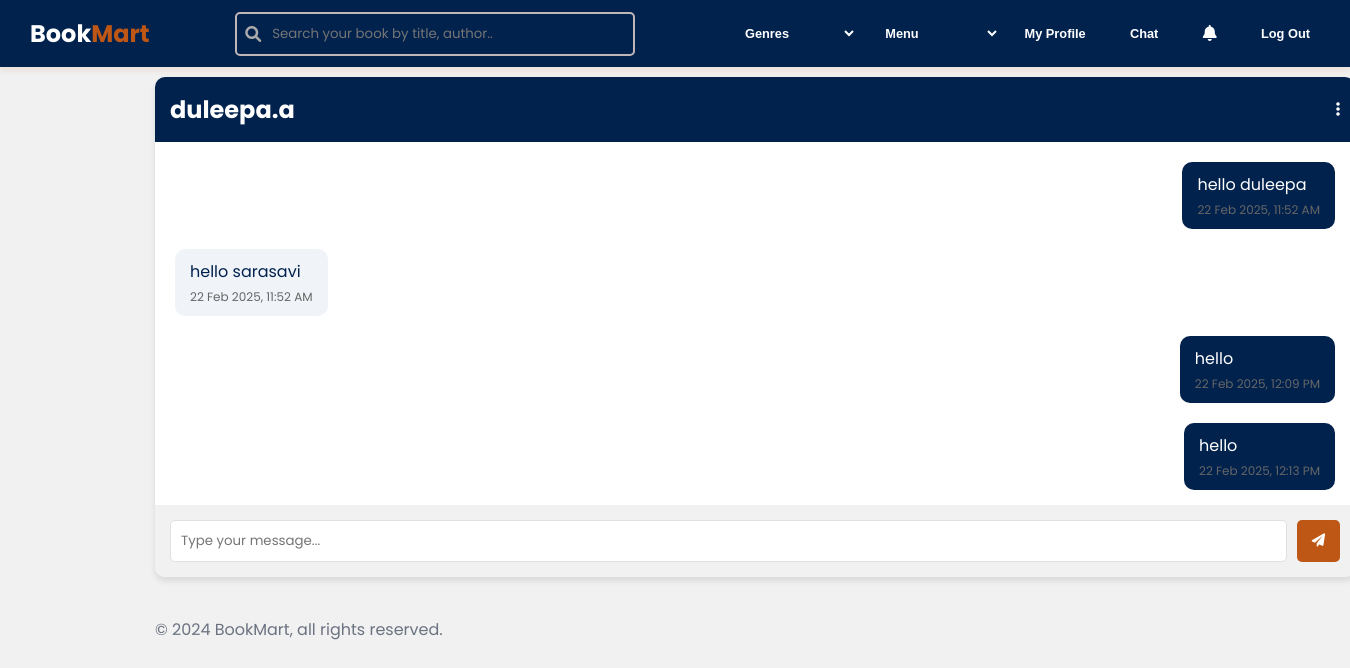
The page /public/chat/chatbox/20 (signed in) on the database its author committed.
### tables this page shows
CREATE TABLE `user` (
  `ID` int(10) NOT NULL,
  `username` varchar(100) NOT NULL,
  `email` varchar(100) NOT NULL,
  `password` varchar(100) NOT NULL,
  `role` enum('buyer','bookSeller','bookStore','courier','admin') NOT NULL,
  `createdAt` date NOT NULL DEFAULT current_timestamp(),
  `active_status` enum('active','inactive') NOT NULL DEFAULT 'active'
);

CREATE TABLE `messages` (
  `id` int(11) NOT NULL,
  `sender_id` int(11) NOT NULL,
  `receiver_id` int(11) NOT NULL,
  `message` text NOT NULL,
  `created_at` timestamp NOT NULL DEFAULT current_timestamp(),
  `is_read` int(4) DEFAULT 0
);

### app/controllers/Chat.php (called while the page is built, shortened)
<?php
class Chat extends Controller{
    public function chatbox($receiverId)
    {
        $chatModel = new ChatModel();
        $userModel = new UserModel();
        $reciver= $userModel->first(["id"=>$receiverId]);
        $userId = $_SESSION['user_id'];
        $messages = $chatModel->getMessages($userId, $receiverId);
        $this->view("chatbox", ["messages" => $messages, "receiverId" => $receiverId,"reciverUsername"=> $reciver->username]);
    }
}

### public/index.php (called while the page is built, shortened)
<?php
$app = new App;
$app->loadController();

### app/core/Database.php (called while the page is built, shortened)
<?php
Trait Database{
    private $pdo;
    protected function connect() {
        if (!$this->pdo) {
            $string = "mysql:hostname=" . DBHOST . ";dbname=" . DBNAME;
            $this->pdo = new PDO($string, DBUSER, DBPASS);
        }
        return $this->pdo;
    }
    public function query($query,$data = []){
        $conn = $this->connect();
        $stm=$conn->prepare($query);
        $check = $stm->execute($data);
        if($check){
            $result = $stm->fetchAll(PDO::FETCH_OBJ);
            if(is_array($result) && count($result)){
                return $result;
            }
        }
        return false;
    }
}

### app/core/Model.php (called while the page is built, shortened)
<?php
Trait Model{
    protected $limit = 10;
    protected $offset ='0';
    public function first($data,$data_not = []){
        $keys = array_keys($data);
        $query="SELECT * FROM $this->table WHERE ";
        foreach($keys as $key){
            $query .= $key . "=:" .$key . " && ";
        }
        $query =trim($query," && ");
        $query .=" limit $this->limit offset $this->offset" ;
        $data = array_merge($data,$data_not);
        $result = $this->query($query,$data);
        if($result)
            return $result[0];
        return false;
    }
}

### app/models/ChatModel.php (called while the page is built, shortened)
<?php
class ChatModel{
    public function getMessages($user1, $user2) {
        $query = "SELECT * FROM messages WHERE (sender_id = :user1 AND receiver_id = :user2)
                  OR (sender_id = :user2 AND receiver_id = :user1) ORDER BY created_at ASC";
        $result= $this->query($query, ["user1" => $user1, "user2" => $user2]);
        return is_array($result) ? $result : [];
    }
}

### app/views/chatbox.view.php (the view, shortened to what this page needs)
<!DOCTYPE html>
<html lang="en">
<head>
    <link rel="stylesheet" href="https://cdnjs.cloudflare.com/ajax/libs/font-awesome/6.0.0-beta3/css/all.min.css">
    <link rel="stylesheet" href="<?= ROOT ?>/assets/CSS/chat.css">
</head>
<body>
    <?php include 'homeNavBar.view.php'; ?>
    <div class="background-box">
        <div class="chat-container">
            <div class="chat-header">
                <h2><?= $reciverUsername?></h2>
                <i class="fas fa-ellipsis-v"></i>
            </div>
            <div class="chat-messages" id="chatMessages" data-receiver-id="<?= $receiverId ?>">
                <?php if(!empty($messages)):?>
                    <?php foreach ($messages as $msg): ?>
                        <div class="message <?= $msg->sender_id == $_SESSION['user_id'] ? 'message-sent' : 'message-received' ?>">
                            <p class="message-text"><?= htmlspecialchars($msg->message) ?></p>
                            <span class="message-time"><?= date("d M Y, h:i A", strtotime($msg->created_at)) ?></span>
                        </div>
                    <?php endforeach; ?>
                <?php else :?>
                <?php endif;?>
            </div>
            <div class="chat-input-container">
                <input type="text" class="chat-input" id="chatInput" placeholder="Type your message...">
                <button class="chat-send-button" id="chatSendButton">
                    <i class="fas fa-paper-plane"></i>
                </button>
            </div>
        </div>
    </div>
    <?php include 'smallFooter.view.php'; ?>
</body>
</html>

### public/assets/CSS/chat.css (style rules this page uses)
* { margin: 0; box-sizing: border-box; font-family: 'poppins',Calibri, sans-serif; }
body { margin-top: 4.2%; margin-left: 10%; background-color: #F1F1F1; justify-content: center; align-items: center; height: 100vh; }
.background-box { padding: 20px; width: 85%; border-radius: 10px; }
.chat-container { background-color: white; width: 1200px; height: 500px; border-radius: 10px; box-shadow: 0 4px 6px rgba(0, 0, 0, 0.1); display: flex; flex-direction: column; }
.chat-header { background-color: #02224E; color: white; padding: 15px; display: flex; justify-content: space-between; align-items: center; border-top-left-radius: 10px; border-top-right-radius: 10px; }
.chat-messages { flex-grow: 1; overflow-y: auto; padding: 20px; display: flex; flex-direction: column; gap: 10px; }
.message { max-width: 80%; padding: 10px 15px; border-radius: 10px; clear: both; margin-bottom: 10px; }
.message-sent { background-color: #02224E; color: white; align-self: flex-end; margin-left: auto; }
.message-received { background-color: #f0f4f8; color: #02224E; align-self: flex-start; margin-right: auto; }
.chat-input-container { display: flex; padding: 15px; background-color: #f1f1f1; border-bottom-left-radius: 10px; border-bottom-right-radius: 10px; }
.chat-input { flex-grow: 1; padding: 10px; border: 1px solid #e0e0e0; border-radius: 5px; margin-right: 10px; }
.chat-send-button { background-color: #BE5715; color: white; border: none; padding: 10px 15px; border-radius: 5px; cursor: pointer; transition: background-color 0.3s ease; }
.message-time { display: block; font-size: 12px; color: #666; margin-top: 4px; }

### public/assets/CSS/footer.css (style rules this page uses)
* { margin: 0; box-sizing: border-box; font-family: 'poppins',Calibri, sans-serif; }
body { background-color: #F1F1F1; }

### rows shown on the page
user: username "duleepa.a"
messages: message "hello duleepa", created_at "22 Feb 2025, 11:52 AM"
messages: message "hello sarasavi", created_at "22 Feb 2025, 11:52 AM"
messages: message "hello", created_at "22 Feb 2025, 12:09 PM"
messages: message "hello", created_at "22 Feb 2025, 12:13 PM"
